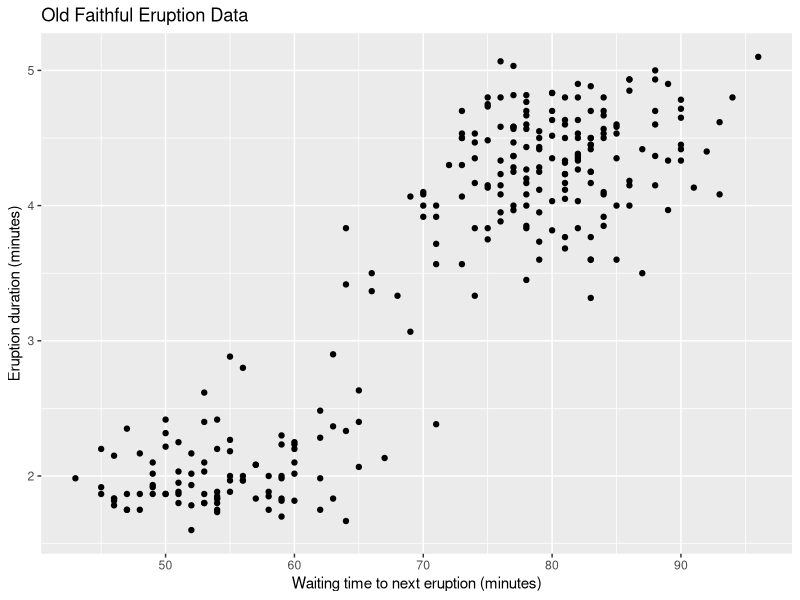
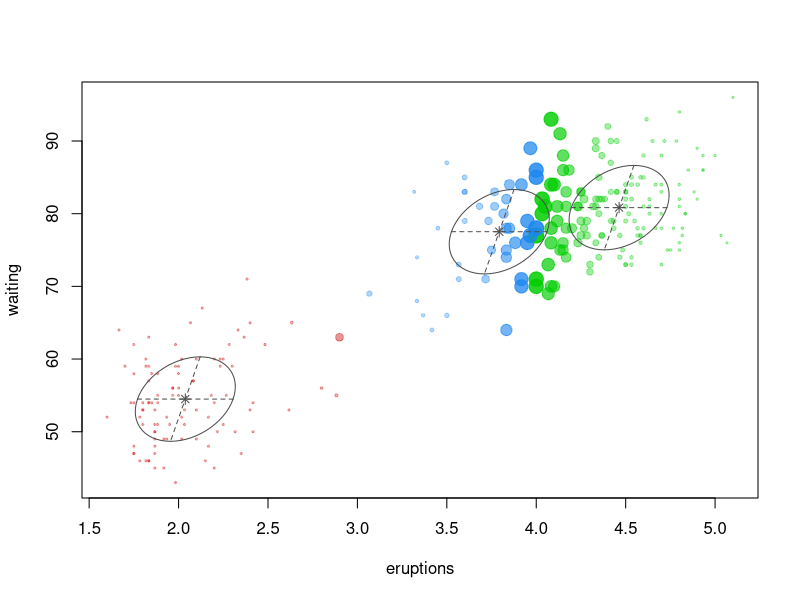
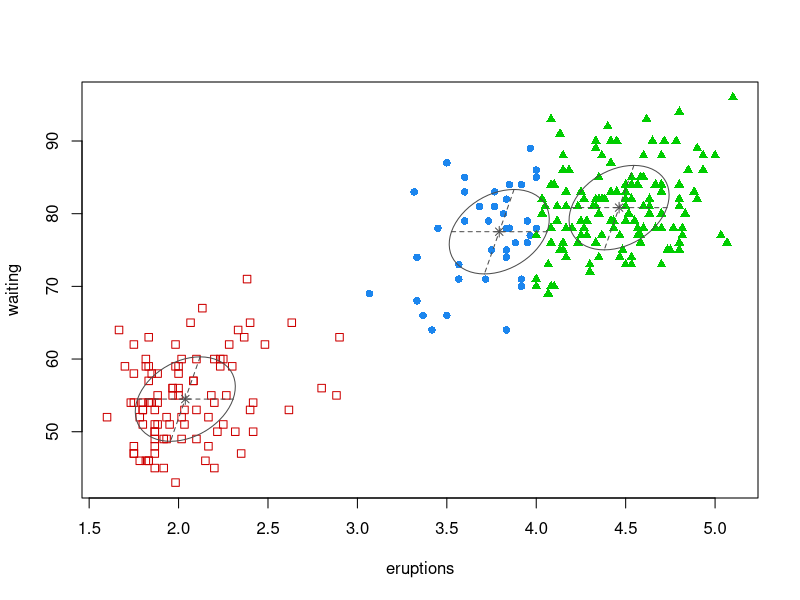
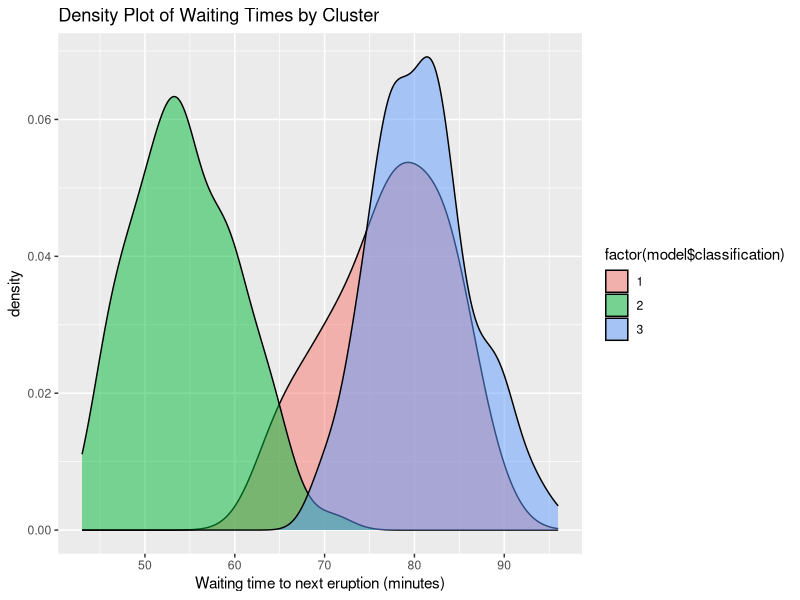

Generate these figures, in order, with R:
## ---- chunk 1
knitr::opts_chunk$set(echo = TRUE)
options(repos = c(CRAN = "https://cran.rstudio.com/"))

## ---- chunk 2
install.packages("mclust")
install.packages("ggplot2")
library(mclust)
library(ggplot2)
## ---- chunk 3
data("faithful")

ggplot(faithful, aes(x=waiting, y=eruptions)) +
  geom_point() +
  labs(title = "Old Faithful Eruption Data", x = "Waiting time to next eruption (minutes)", y = "Eruption duration (minutes)")

## ---- chunk 4
model <- Mclust(faithful)
summary(model)

## ---- chunk 5
View(model$parameters$mean)
## ---- chunk 6
# To access the covariance matrices for each cluster
covariances <- model$parameters$variance$sigma

# Print the covariance matrices
print(covariances)
## ---- chunk 7
plot(model, what = "uncertainty")

## ---- chunk 8
plot(model, what="classification")
## ---- chunk 9
ggplot(faithful, aes(x=waiting)) +
  geom_density(aes(fill=factor(model$classification)), alpha=0.5) +
  labs(title = "Density Plot of Waiting Times by Cluster", x = "Waiting time to next eruption (minutes)")
